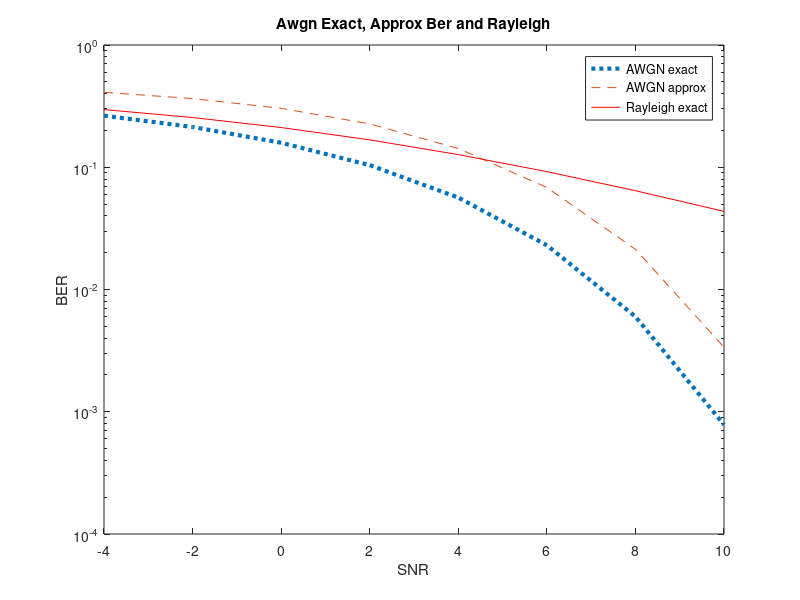

Source code (MATLAB):
clear all;
close all; 
clc;
snr=-4:2:10;
snr_linear=10.^(snr/10);
ber_awgn_exact=qfunc(sqrt(snr_linear)); 
ber_awgn_approx=0.5*exp(-snr_linear./2);
ber_rayleigh_exact=(0.5-0.5*sqrt(snr_linear./(snr_linear+2))); 
figure;
semilogy(snr,ber_awgn_exact,':','linewidth',3);
title("Awgn Exact, Approx Ber and Rayleigh");
xlabel("SNR"); 
ylabel("BER"); 
hold on 
semilogy(snr,ber_awgn_approx,'--'); 
hold on
semilogy(snr,ber_rayleigh_exact,'r'); 
legend("AWGN exact","AWGN approx",'Rayleigh exact');